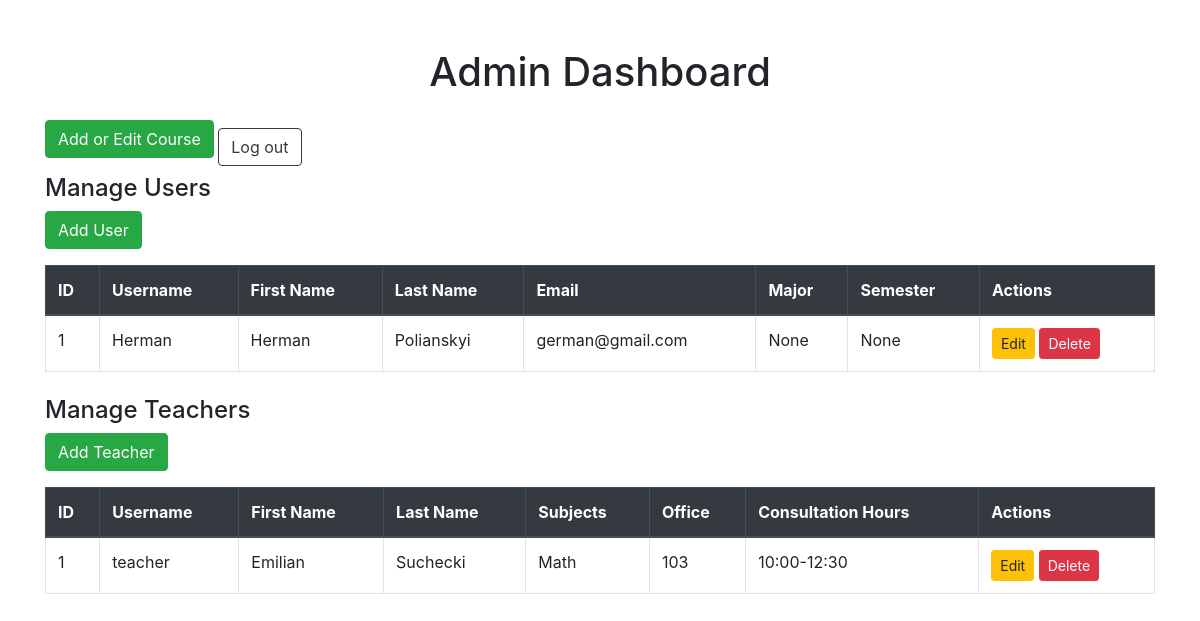
Page /admin (signed in) on the earlier database version.
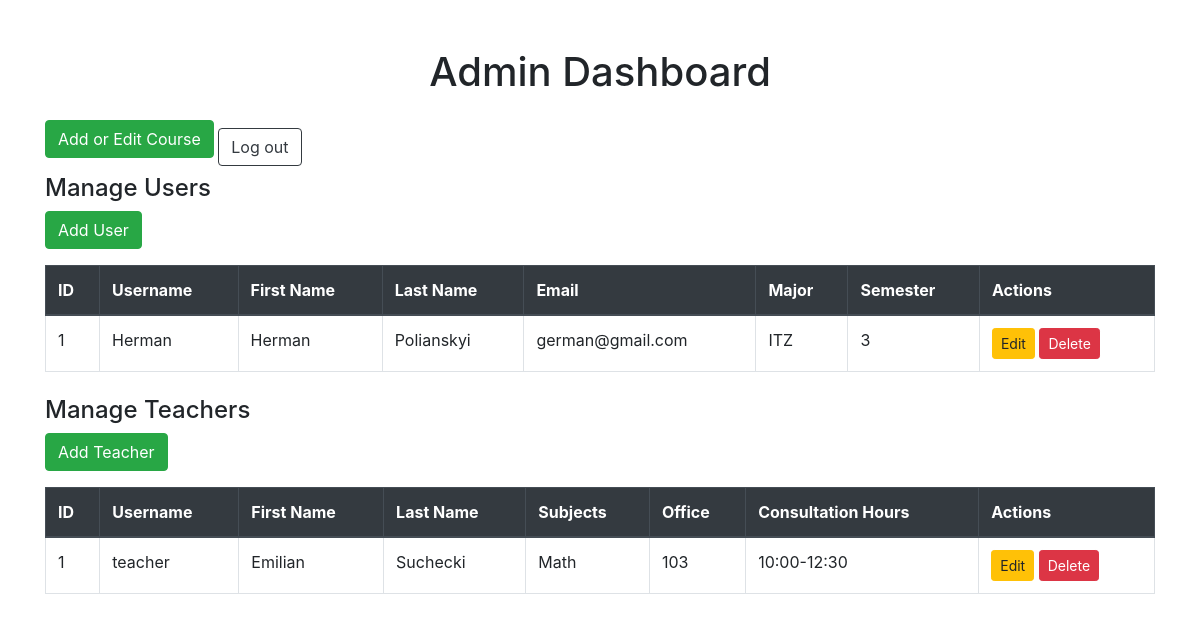
Same page on the later database version.
### models.py (models this page shows)
class BaseUser(UserMixin, db.Model):
    __abstract__ = True
    id = db.Column(db.Integer, primary_key=True)
    username = db.Column(db.String(150), unique=True, nullable=False)
    password = db.Column(db.String(150), nullable=False)
    first_name = db.Column(db.String(100), nullable=True)
    last_name = db.Column(db.String(100), nullable=True)
    account_type = db.Column(db.String(50), nullable=False)
    email = db.Column(db.String(150), nullable=True, unique=True)

class User(BaseUser):
    __tablename__ = 'user'
    major = db.Column(db.String(150), nullable=True)
    semester = db.Column(db.Integer, nullable=True)
    enrolled_courses = db.relationship('Course', secondary='enrollment', back_populates='students')

class Teacher(BaseUser):
    __tablename__ = 'teacher'
    subjects = db.Column(db.String(200), nullable=False)
    office = db.Column(db.String(100), nullable=False)
    consultation_hours = db.Column(db.String(100), nullable=False)
    courses = db.relationship('Course', backref='teacher')

### app.py (the view)
@app.route('/admin', methods=['GET', 'POST'])
@login_required
def admin_page():
    if not current_user.is_authenticated:
        flash("You must be logged in to access this page.", "danger")
        return redirect(url_for('login'))
    teachers = Teacher.query.all()
    users = User.query.all()
    return render_template('admin_page.html', teachers=teachers, users=users)

### app.py (called while the page is built)
@login_manager.user_loader
def load_user(user_id):
    user = User.query.get(int(user_id))
    if not user:
        user = Teacher.query.get(int(user_id))
    if not user:
        user = Admin.query.get(int(user_id))
    return user

### templates/admin_page.html (shortened to what this page needs)
<!DOCTYPE html>
<html lang="en">
<head>
    <link rel="stylesheet" href="https://cdn.jsdelivr.net/npm/bootstrap@4.3.1/dist/css/bootstrap.min.css"
>
</head>
<body>
    <div class="container mt-5">
        <h1 class="text-center mb-4">Admin Dashboard</h1>
        <a href="{{ url_for('manage_courses') }}" class="btn btn-success mb-3">Add or Edit Course</a>
        <a href="{{ url_for('logout') }}" class="btn btn-outline-dark">Log out</a>
        <div class="mb-4">
            <h4>Manage Users</h4>
            <a href="{{ url_for('add_user') }}" class="btn btn-success mb-3">Add User</a>
            <table class="table table-bordered table-hover">
                <thead class="thead-dark">
                    <tr>
                        <th>ID</th>
                        <th>Username</th>
                        <th>First Name</th>
                        <th>Last Name</th>
                        <th>Email</th>
                        <th>Major</th>
                        <th>Semester</th>
                        <th>Actions</th>
                    </tr>
                </thead>
                <tbody>
                    {% for user in users %}
                        <tr>
                            <td>{{ user.id }}</td>
                            <td>{{ user.username }}</td>
                            <td>{{ user.first_name }}</td>
                            <td>{{ user.last_name }}</td>
                            <td>{{ user.email }}</td>
                            <td>{{ user.major }}</td>
                            <td>{{ user.semester }}</td>
                            <td>
                                <a href="{{ url_for('edit_user', user_id=user.id) }}" class="btn btn-sm btn-warning">Edit</a>
                                <a href="{{ url_for('delete_user', user_id=user.id) }}"
                                    class="btn btn-sm btn-danger"
                                    onclick="return confirm('Are you sure you want to delete this user?')">Delete</a>
                            </td>
                        </tr>
                    {% endfor %}
                </tbody>
            </table>
        </div>
        <div class="mb-5">
            <h4>Manage Teachers</h4>
            <a href="{{ url_for('add_teacher') }}" class="btn btn-success mb-3">Add Teacher</a>
            <table class="table table-bordered table-hover">
                <thead class="thead-dark">
                    <tr>
                        <th>ID</th>
                        <th>Username</th>
                        <th>First Name</th>
                        <th>Last Name</th>
                        <th>Subjects</th>
                        <th>Office</th>
                        <th>Consultation Hours</th>
                        <th>Actions</th>
                    </tr>
                </thead>
                <tbody>
                    {% for teacher in teachers %}
                        <tr>
                            <td>{{ teacher.id }}</td>
                            <td>{{ teacher.username }}</td>
                            <td>{{ teacher.first_name }}</td>
                            <td>{{ teacher.last_name }}</td>
                            <td>{{ teacher.subjects }}</td>
                            <td>{{ teacher.office }}</td>
                            <td>{{ teacher.consultation_hours }}</td>
                            <td>
                                <a href="{{ url_for('edit_teacher', teacher_id=teacher.id) }}" class="btn btn-sm btn-warning">Edit</a>
                                <a href="{{ url_for('delete_teacher', teacher_id=teacher.id) }}"
                                    class="btn btn-sm btn-danger"
                                    onclick="return confirm('Are you sure you want to delete this teacher?')">Delete</a>
                            </td>
                        </tr>
                    {% endfor %}
                </tbody>
            </table>
        </div>
    </div>
</body>
</html>

Differences in the rows shown:
changed User "Herman": major "None" → "ITZ"; semester "None" → "3"
